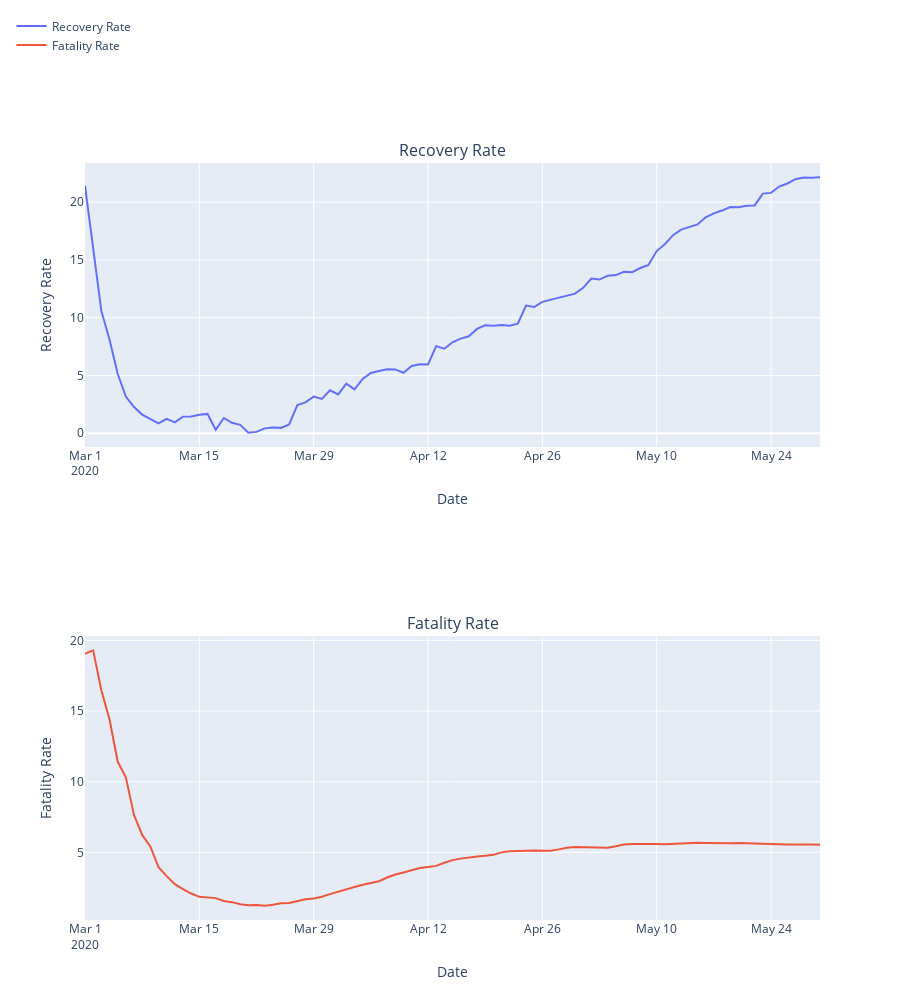

Notebook cell for this chart:
### Code cell
#Calculating the Fatality Rate and Recovery Rate
datewise2["Fatality Rate"]=(datewise2["Deaths"]/datewise2["Confirmed"])*100
datewise2["Recovery Rate"]=(datewise2["Recovered"]/datewise2["Confirmed"])*100
datewise2["Active Cases"]=datewise2["Confirmed"]-datewise2["Recovered"]-datewise2["Deaths"]
datewise2["Closed Cases"]=datewise2["Recovered"]+datewise2["Deaths"]

print("Average Fatality Rate",datewise2["Fatality Rate"].mean())
print("Median Fatality Rate",datewise2["Fatality Rate"].median())
print("Average Recovery Rate",datewise2["Recovery Rate"].mean())
print("Median Recovery Rate",datewise2["Recovery Rate"].median())


#Plotting Fatality and Recovery Rate 
fig = make_subplots(rows=2, cols=1,
                   subplot_titles=("Recovery Rate", "Fatality Rate"))
fig.add_trace(
    go.Scatter(x=datewise.index, y=(datewise2["Recovered"]/datewise2["Confirmed"])*100,name="Recovery Rate"),
    row=1, col=1
)
fig.add_trace(
    go.Scatter(x=datewise.index, y=(datewise2["Deaths"]/datewise2["Confirmed"])*100,name="Fatality Rate"),
    row=2, col=1
)
fig.update_layout(height=1000,legend=dict(x=-0.1,y=1.2,traceorder="normal"))
fig.update_xaxes(title_text="Date", row=1, col=1)
fig.update_yaxes(title_text="Recovery Rate", row=1, col=1)
fig.update_xaxes(title_text="Date", row=2, col=1)
fig.update_yaxes(title_text="Fatality Rate", row=2, col=1)
fig.show()
